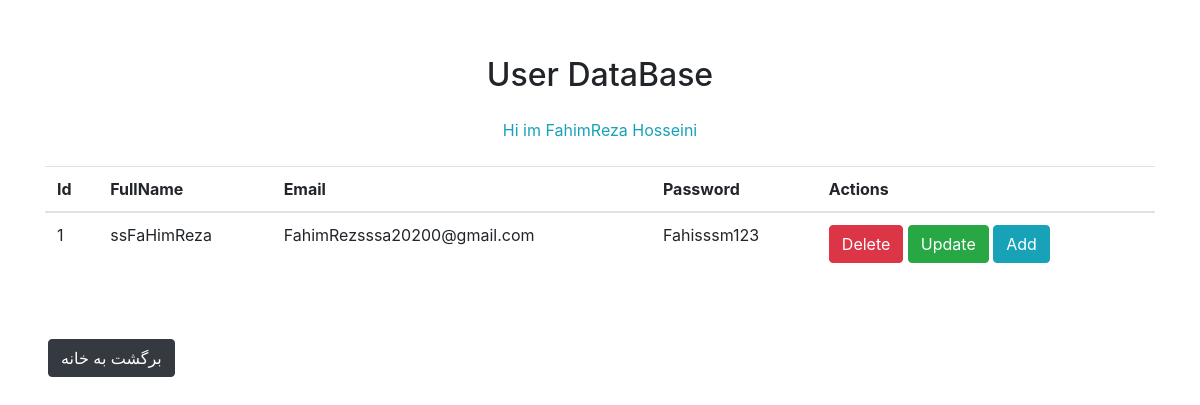
The app's page /ViewUser, older data.
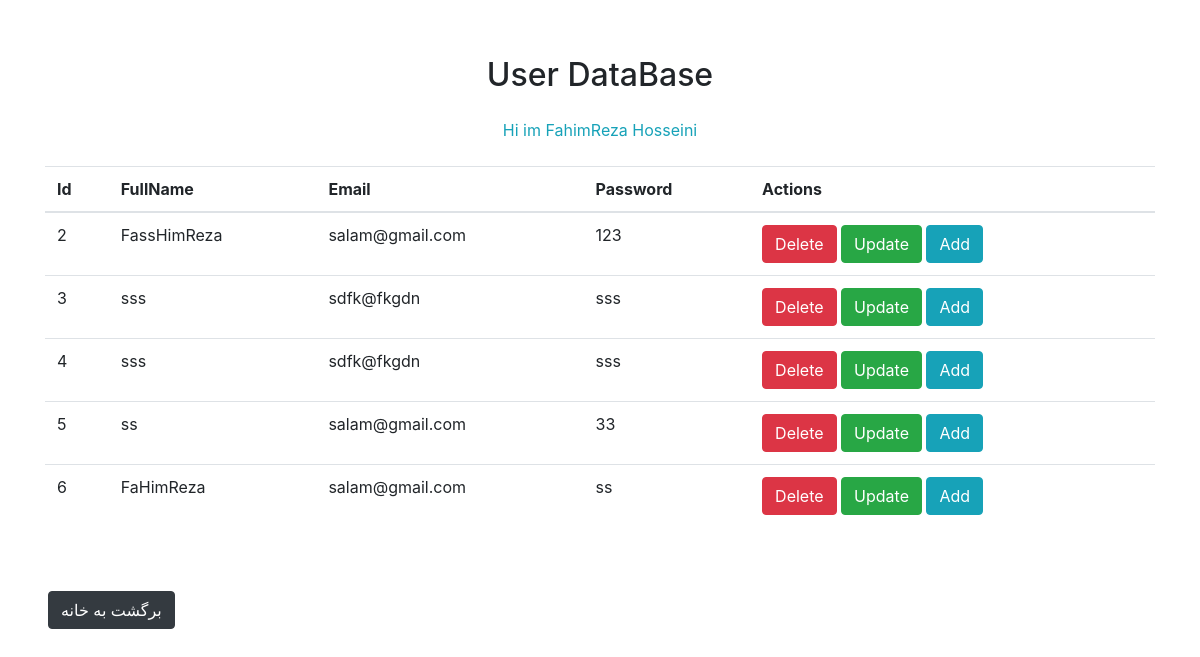
The same page, newer data.
### MainSheet/models.py (models this page shows)
class User(models.Model):
    id=models.IntegerField(primary_key=True , unique=True)
    FullName=models.CharField(max_length=50)
    Email=models.CharField(max_length=50)
    Password=models.CharField(max_length=50)

### MainSheet/views.py (the view)
# urls.py: path('ViewUser' , views.ViewUser , name="ViewUser Page"),
def ViewUser(request):
    forms=LoginForm()
    DataBase=User.objects.all()
    return render(request=request , template_name="TableData.html" , context={"DataBase" : DataBase , "Form" : forms})

### MainSheet/Templates/TableData.html (shortened to what this page needs)
{% load static %}
<html lang="en">
<head>
  {% include 'BootLink.html' %}
</head>
<body class="">
<div class="container">
  <h2 class="text-center m-2 pt-5">User DataBase</h2>
  <p class="text-center m-2 p-3 text-info">Hi im FahimReza Hosseini </p>
  <table class="table table-hover">
    <thead>
      <tr>
        <th>Id</th>
        <th>FullName</th>
        <th>Email</th>
        <th>Password</th>
        <th>Actions</th>
      </tr>
    </thead>
    <tbody>
    {% for item in DataBase %}
      <tr>
        <td>{{ item.id }}</td>
        <td>{{ item.FullName }}</td>
        <td>{{ item.Email }}</td>
        <td>{{ item.Password }}</td>
        <td><a class="btn btn-danger" href="DeletUser/{{ item.id }}">Delete</a>
         <button type="button" class="btn btn-success" onclick="Data( '{{ item.id }}' , '{{ item.FullName }}' , '{{ item.Email }}' , '{{ item.Password }}' )" data-toggle="modal" data-target="#myModal">Update</button>
        <a class="btn btn-info" href="AddUser">Add</a>
        </td>
      </tr>
    {% endfor %}
    </tbody>
  </table>
</div>
<a href="/" class="btn btn-dark m-5 float-center">برگشت به خانه</a>
</body>
</html>

### MainSheet/Templates/BootLink.html (shortened to what this page needs)
  <link rel="stylesheet" href="https://cdn.jsdelivr.net/npm/bootstrap@4.6.2/dist/css/bootstrap.min.css">

Row changes from the older to the newer data that the page shows:
removed User: id "1", FullName "ssFaHimReza", Email "FahimRezsssa20200@gmail.com", Password "Fahisssm123"
added User: id "2", FullName "FassHimReza", Email "salam@gmail.com", Password "123"
added User: id "3", FullName "sss", Email "sdfk@fkgdn", Password "sss"
added User: id "4", FullName "sss", Email "sdfk@fkgdn", Password "sss"
added User: id "5", FullName "ss", Email "salam@gmail.com", Password "33"
added User: id "6", FullName "FaHimReza", Email "salam@gmail.com", Password "ss"
